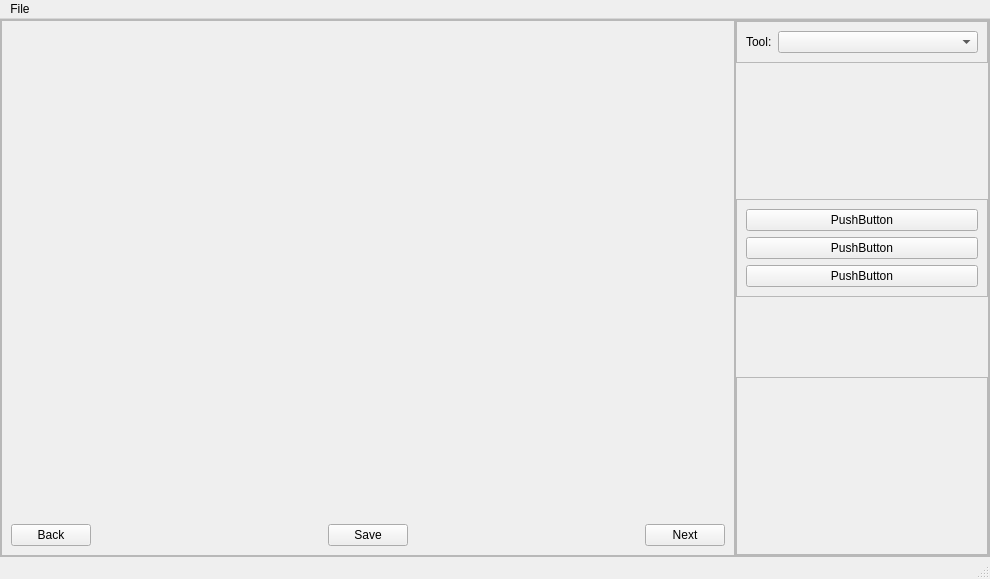
<?xml version="1.0" encoding="UTF-8"?>
<ui version="4.0">
 <class>MainWindow</class>
 <widget class="QMainWindow" name="MainWindow">
  <property name="geometry">
   <rect>
    <x>0</x>
    <y>0</y>
    <width>990</width>
    <height>579</height>
   </rect>
  </property>
  <property name="windowTitle">
   <string>MainWindow</string>
  </property>
  <widget class="QWidget" name="centralwidget">
   <layout class="QVBoxLayout" name="verticalLayout">
    <property name="spacing">
     <number>0</number>
    </property>
    <property name="leftMargin">
     <number>0</number>
    </property>
    <property name="topMargin">
     <number>0</number>
    </property>
    <property name="rightMargin">
     <number>0</number>
    </property>
    <property name="bottomMargin">
     <number>0</number>
    </property>
    <item>
     <widget class="QFrame" name="frame">
      <property name="frameShape">
       <enum>QFrame::StyledPanel</enum>
      </property>
      <property name="frameShadow">
       <enum>QFrame::Raised</enum>
      </property>
      <layout class="QHBoxLayout" name="horizontalLayout">
       <property name="spacing">
        <number>0</number>
       </property>
       <property name="leftMargin">
        <number>0</number>
       </property>
       <property name="topMargin">
        <number>0</number>
       </property>
       <property name="rightMargin">
        <number>0</number>
       </property>
       <property name="bottomMargin">
        <number>0</number>
       </property>
       <item>
        <widget class="QFrame" name="frame_2">
         <property name="sizePolicy">
          <sizepolicy hsizetype="Expanding" vsizetype="Preferred">
           <horstretch>0</horstretch>
           <verstretch>0</verstretch>
          </sizepolicy>
         </property>
         <property name="frameShape">
          <enum>QFrame::StyledPanel</enum>
         </property>
         <property name="frameShadow">
          <enum>QFrame::Raised</enum>
         </property>
         <layout class="QVBoxLayout" name="verticalLayout_3">
          <property name="spacing">
           <number>0</number>
          </property>
          <property name="leftMargin">
           <number>0</number>
          </property>
          <property name="topMargin">
           <number>0</number>
          </property>
          <property name="rightMargin">
           <number>0</number>
          </property>
          <property name="bottomMargin">
           <number>0</number>
          </property>
          <item>
           <widget class="QFrame" name="frame_6">
            <property name="sizePolicy">
             <sizepolicy hsizetype="Preferred" vsizetype="Expanding">
              <horstretch>0</horstretch>
              <verstretch>0</verstretch>
             </sizepolicy>
            </property>
            <property name="frameShape">
             <enum>QFrame::NoFrame</enum>
            </property>
            <property name="frameShadow">
             <enum>QFrame::Raised</enum>
            </property>
            <layout class="QVBoxLayout" name="verticalLayout_5">
             <item>
              <widget class="QLabel" name="image_label">
               <property name="maximumSize">
                <size>
                 <width>706</width>
                 <height>470</height>
                </size>
               </property>
               <property name="text">
                <string/>
               </property>
              </widget>
             </item>
            </layout>
           </widget>
          </item>
          <item alignment="Qt::AlignBottom">
           <widget class="QFrame" name="frame_7">
            <property name="frameShape">
             <enum>QFrame::NoFrame</enum>
            </property>
            <property name="frameShadow">
             <enum>QFrame::Raised</enum>
            </property>
            <layout class="QHBoxLayout" name="horizontalLayout_3">
             <item alignment="Qt::AlignLeft">
              <widget class="QPushButton" name="pushButton_3">
               <property name="text">
                <string>Back</string>
               </property>
              </widget>
             </item>
             <item alignment="Qt::AlignHCenter">
              <widget class="QPushButton" name="pushButton_2">
               <property name="text">
                <string>Save</string>
               </property>
              </widget>
             </item>
             <item alignment="Qt::AlignRight">
              <widget class="QPushButton" name="pushButton">
               <property name="text">
                <string>Next</string>
               </property>
              </widget>
             </item>
            </layout>
           </widget>
          </item>
         </layout>
        </widget>
       </item>
       <item alignment="Qt::AlignRight">
        <widget class="QFrame" name="frame_3">
         <property name="frameShape">
          <enum>QFrame::StyledPanel</enum>
         </property>
         <property name="frameShadow">
          <enum>QFrame::Raised</enum>
         </property>
         <layout class="QVBoxLayout" name="verticalLayout_2">
          <property name="spacing">
           <number>0</number>
          </property>
          <property name="leftMargin">
           <number>0</number>
          </property>
          <property name="topMargin">
           <number>0</number>
          </property>
          <property name="rightMargin">
           <number>0</number>
          </property>
          <property name="bottomMargin">
           <number>0</number>
          </property>
          <item alignment="Qt::AlignTop">
           <widget class="QFrame" name="frame_8">
            <property name="frameShape">
             <enum>QFrame::StyledPanel</enum>
            </property>
            <property name="frameShadow">
             <enum>QFrame::Raised</enum>
            </property>
            <layout class="QHBoxLayout" name="horizontalLayout_4">
             <item>
              <widget class="QLabel" name="label">
               <property name="text">
                <string>Tool:</string>
               </property>
              </widget>
             </item>
             <item>
              <widget class="QComboBox" name="tool_comboBox">
               <property name="minimumSize">
                <size>
                 <width>200</width>
                 <height>0</height>
                </size>
               </property>
              </widget>
             </item>
            </layout>
           </widget>
          </item>
          <item alignment="Qt::AlignTop">
           <widget class="QFrame" name="frame_4">
            <property name="sizePolicy">
             <sizepolicy hsizetype="Preferred" vsizetype="Expanding">
              <horstretch>0</horstretch>
              <verstretch>0</verstretch>
             </sizepolicy>
            </property>
            <property name="frameShape">
             <enum>QFrame::StyledPanel</enum>
            </property>
            <property name="frameShadow">
             <enum>QFrame::Raised</enum>
            </property>
            <layout class="QVBoxLayout" name="verticalLayout_4">
             <item>
              <widget class="QPushButton" name="pushButton_4">
               <property name="text">
                <string>PushButton</string>
               </property>
              </widget>
             </item>
             <item>
              <widget class="QPushButton" name="pushButton_5">
               <property name="text">
                <string>PushButton</string>
               </property>
              </widget>
             </item>
             <item>
              <widget class="QPushButton" name="pushButton_6">
               <property name="text">
                <string>PushButton</string>
               </property>
              </widget>
             </item>
            </layout>
           </widget>
          </item>
          <item>
           <widget class="QFrame" name="frame_5">
            <property name="frameShape">
             <enum>QFrame::StyledPanel</enum>
            </property>
            <property name="frameShadow">
             <enum>QFrame::Raised</enum>
            </property>
           </widget>
          </item>
         </layout>
        </widget>
       </item>
      </layout>
     </widget>
    </item>
   </layout>
  </widget>
  <widget class="QMenuBar" name="menubar">
   <property name="geometry">
    <rect>
     <x>0</x>
     <y>0</y>
     <width>990</width>
     <height>22</height>
    </rect>
   </property>
   <widget class="QMenu" name="menuFile">
    <property name="title">
     <string>File</string>
    </property>
    <addaction name="actionOpen_image"/>
   </widget>
   <addaction name="menuFile"/>
  </widget>
  <widget class="QStatusBar" name="statusbar"/>
  <action name="actionOpen_image">
   <property name="text">
    <string>Open image</string>
   </property>
  </action>
 </widget>
 <resources/>
 <connections/>
</ui>
